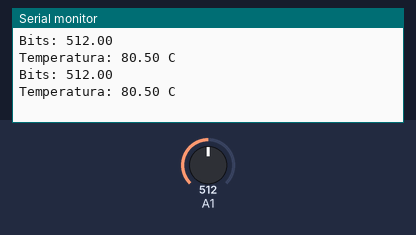
This sketch was run on a simulated Arduino Uno, built with avr-gcc and run on an emulated ATmega328P. On the bench: the last lines printed to the serial monitor. The inputs (shaded band) are chosen by the test bench; at power-on: A1 = 512.

Above: at 1.8 s.
1.9 s: A1 set to 716
At 2.8 s:
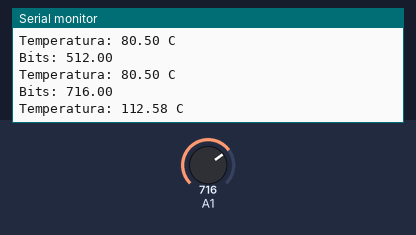
3.4 s: A1 set to 900
At 4.4 s:
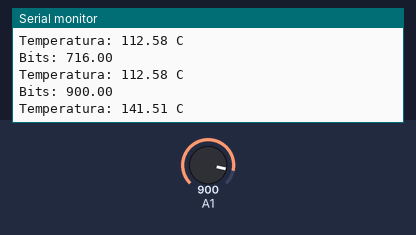
Timing chart, 0 to 6.4 s (numbered marks = the images above; inputs shaded):
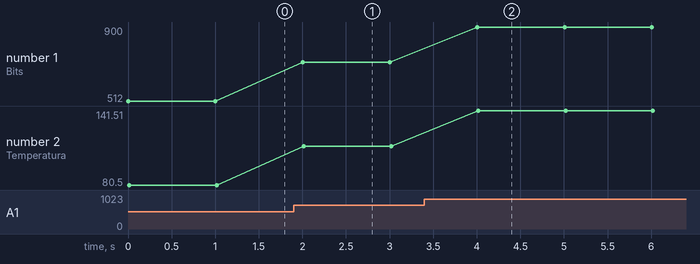

The sketch:

Excercise_7_Sensor_analog.ino
```cpp
// Declaracion de variables globales
float tempC; // Variable para almacenar el valor obtenido del sensor (0 a 1023)
float tempCbits; //
float tempCvolts; //

void setup() {
  // Configuramos el puerto serial a 9600 bps
  Serial.begin(9600);

}

void loop() {
  // Con analogRead leemos el sensor, recuerda que es un valor de 0 a 1023
  tempCbits = analogRead(A1);

  // Calculamos la temperatura con la fórmula
  //tempCvolts = (tempCbits / 1023.0) * 5;
  tempCvolts = (tempCbits / 318) * 50;

  Serial.print("Bits: ");
  Serial.print(tempCbits);
  // Salto de línea
  Serial.print("\n");
  // Envia el dato al puerto serial
  Serial.print("Temperatura: ");
  Serial.print(tempCvolts);
  Serial.print(" C ");
  // Salto de línea
  Serial.print("\n");


  // Esperamos un tiempo para repetir el loop
  delay(1000);
}
```

Measured:
- after the input at 1.9 s, the serial monitor: prints a new line after 0.10 s (image 1)
- after the input at 3.4 s, the serial monitor: prints a new line after 0.61 s (image 2)
- plotted number 1: 512 → 716 after the input at 1.9 s, 716 → 900 after the input at 3.4 s
- plotted number 2: 80.5 → 112.58 after the input at 1.9 s, 112.58 → 141.51 after the input at 3.4 s
